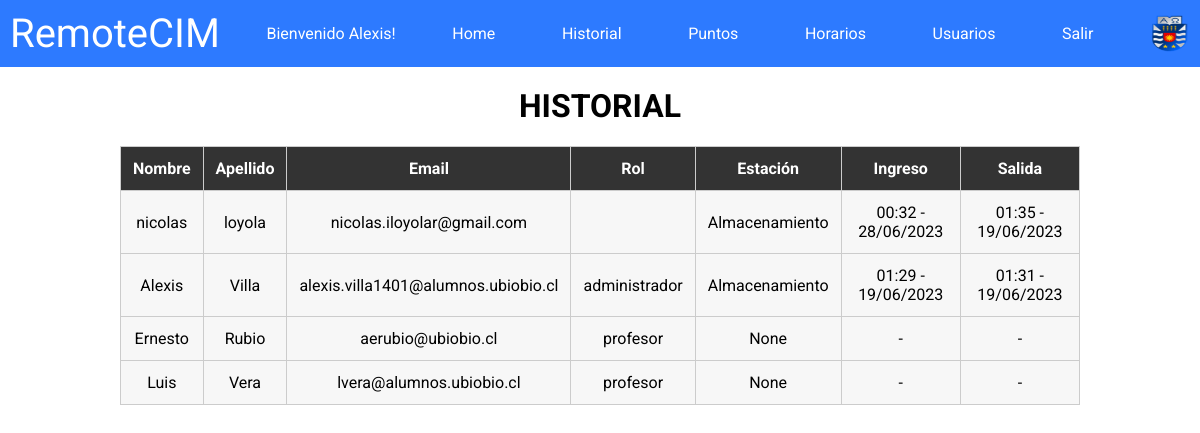
The page /historial/ (signed in) on the database its author committed.
### remotecim/models.py (models this page shows, shortened)
class Usuario(AbstractBaseUser, PermissionsMixin):
    id_usuario = models.AutoField(primary_key=True)
    nombre = models.CharField(max_length=255)
    apellido = models.CharField(max_length=255)
    email = models.EmailField(max_length=255, unique=True)
    password = models.CharField(max_length=255)
    rol = models.CharField(max_length=255)
    is_active = models.BooleanField(default=True)
    is_staff = models.BooleanField(default=False)
    fecha_hora_inicio = models.DateTimeField(null=True, blank=True)
    fecha_hora_fin = models.DateTimeField(null=True, blank=True)
    ultima_estacion = models.CharField(max_length=255, choices=(
        ('almacenamiento', 'Almacenamiento'),
        ('mecanizado', 'Mecanizado'),
        ('control_de_calidad', 'Control de Calidad'),
    ), null=True, blank=True)
    USERNAME_FIELD = 'email'
    REQUIRED_FIELDS = ['nombre', 'apellido']
    objects = UsuarioManager()

### remotecim/views.py (the view)
# urls.py: path('historial/', historial_view, name = 'historial'),
def historial_view(request):
    usuarios = Usuario.objects.all()
    if request.user.is_authenticated:
        nombre = request.user.nombre
        if nombre == 'valentina':
            usuarios = Usuario.objects.filter(nombre='valentina')
        else:
            usuarios = Usuario.objects.all()
        return render(request, 'historial.html', {'usuarios': usuarios})
    else:
        return redirect('login')

### remotecim/templates/historial.html
{% extends 'base.html' %}
{% block content %}
  <h1 class="h1-historial">HISTORIAL</h1>
  <div class="table-container">
    <table class="custom-table">
      <thead>
        <tr>
          <th>Nombre</th>
          <th>Apellido</th>
          <th>Email</th>
          <th>Rol</th>
          <th>Estación</th>
          <th>Ingreso</th>
          <th>Salida</th>
        </tr>
      </thead>
      <tbody>
        {% for usuario in usuarios %}
          <tr>
            <td>{{ usuario.nombre }}</td>
            <td>{{ usuario.apellido }}</td>
            <td>{{ usuario.email }}</td>
            <td>{{ usuario.rol }}</td>
            <td>{{ usuario.ultima_estacion }}</td>
            <td>{{ usuario.fecha_hora_inicio|time:"H:i" }} - {{ usuario.fecha_hora_inicio|date:"d/m/Y" }}</td>
            <td>{{ usuario.fecha_hora_fin|time:"H:i" }} - {{ usuario.fecha_hora_fin|date:"d/m/Y" }}</td>
          </tr>
        {% endfor %}
      </tbody>
    </table>
  </div>
{% endblock %}

### remotecim/templates/navbar.html
{% load static %}
<nav class="navbar">
    <a class="logo-navbar">RemoteCIM</a>
    {% if user.is_authenticated %}
        <div class="navbar-text">Bienvenido {{ user.nombre }}!</div>
        <a class="a-navbar" href="{% url 'home' %}">Home</a>
        <a class="a-navbar" href="{% url 'historial' %}">Historial</a>
        <a class="a-navbar" href="{% url 'puntos' %}">Puntos</a>
        <a class="a-navbar" href="{% url 'horario' %}">Horarios</a>
        {% if user.rol != 'estudiante' %}
            <a class="a-navbar" href="{% url 'registro' %}">Usuarios</a>
        {% endif %}
        <a class="a-navbar" href="{% url 'logout' %}">Salir</a>
    {% endif %}
    <a href="https://www.ubiobio.cl/w/" target="_blank"><img src="{% static 'images/ubb_escudo.png' %}" width="40px" height="40px" alt="logo-ubb-navbar"></a>
</nav>

### remotecim/static/css/styles-navbar.css (style rules this page uses)
body { font-family: 'Roboto', sans-serif; margin: 0; padding: 0; }
:root { --primary-color: #2d7aff; }
.logo-navbar { font-size: 40px; color: white; }
.a-navbar { background-color: var(--primary-color); color: white; padding: 10px; font-size: 16px; border: none; cursor: pointer; text-decoration: none; }
.navbar { display: flex; justify-content: space-between; align-items: center; background-color: var(--primary-color); color: #fff; padding: 10px; transition: background-color 0.5s ease-in-out; }

### remotecim/static/css/styles-historial.css (style rules this page uses)
.h1-historial { text-align: center; }
.table-container { max-height: 400px; overflow-y: auto; }

### remotecim/static/css/styles-main.css (style rules this page uses)
a { text-decoration: none; color: white; }
td { background: gray; cursor: pointer; }

### remotecim/static/css/styles-vista_usuarios.css (style rules this page uses)
.table-container { width: 80%; margin: 0 auto; }
.custom-table { width: 100%; border-collapse: collapse; border: 1px solid #ccc; }
.custom-table th, .custom-table td { padding: 12px; text-align: center; border-bottom: 1px solid #ccc; border-right: 1px solid #ccc; }
.custom-table th { background-color: #333; color: #fff; }
.custom-table th:last-child, .custom-table td:last-child { border-right: none; }
.custom-table tr:last-child td { border-bottom: none; }
.custom-table tr:nth-child(even) { background-color: #f2f2f2; }
.custom-table td { background-color: #f7f7f7; }
.h1-historial { text-align: center; margin-top: 20px; }

### rows shown on the page
Usuario: nombre "Alexis", apellido "Villa", email "alexis.villa1401@alumnos.ubiobio.cl", rol "administrador", ultima_estacion "Almacenamiento", fecha_hora_inicio "01:29", fecha_hora_inicio "19/06/2023", fecha_hora_fin "01:31", fecha_hora_fin "19/06/2023"
Usuario: nombre "nicolas", apellido "loyola", email "nicolas.iloyolar@gmail.com", ultima_estacion "Almacenamiento", fecha_hora_inicio "00:32", fecha_hora_inicio "28/06/2023", fecha_hora_fin "01:35", fecha_hora_fin "19/06/2023"
Usuario: nombre "Ernesto", apellido "Rubio", email "aerubio@ubiobio.cl", rol "profesor", ultima_estacion "None"
Usuario: nombre "Luis", apellido "Vera", email "lvera@alumnos.ubiobio.cl", rol "profesor", ultima_estacion "None"
